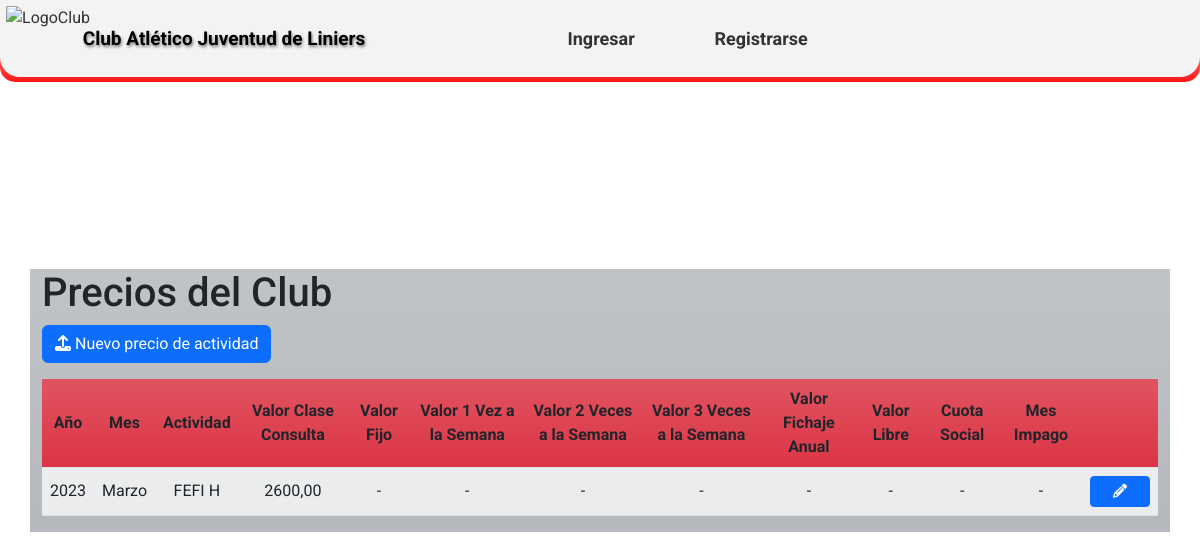
The page /prices_list/ on the database as committed earlier.
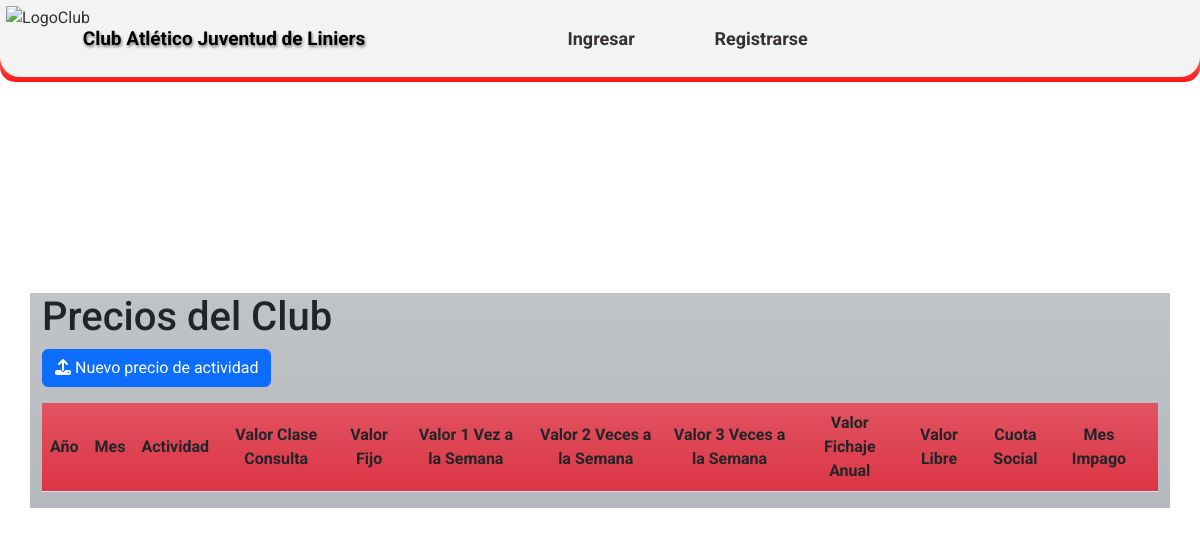
The same page on the database as committed later.
### CAJL/aplications/prices/models.py (models this page shows)
class prices (models.Model):
    anio = models.IntegerField ('Año')
    mes = models.CharField('Mes',max_length=2, choices=MES_CHOICES, default='0')
    actividad = models.ForeignKey(activities, on_delete=models.CASCADE)
    valor_clase_consulta = models.DecimalField('Valor de la clase por consulta', max_digits=10, decimal_places=2,blank=True, null=True)
    valor_mensual_fijo = models.DecimalField ('Valor mensual fijo', max_digits=10, decimal_places=2,blank=True, null=True)
    valor_mensual_1semana = models.DecimalField('Valor mensual por 1 vez semana', max_digits=10, decimal_places=2,blank=True, null=True)
    valor_mensual_2semana = models.DecimalField ('Valor mensual por 2 veces a la semana',max_digits=10, decimal_places=2,blank=True, null=True)
    valor_clase_3semana = models.DecimalField('Valor mensual por 3 veces a la semana', max_digits=10, decimal_places=2,blank=True, null=True)
    valor_patindanza = models.DecimalField('Valor mensual de Patin con danza', max_digits=10, decimal_places=2,blank=True, null=True)
    valor_patin3semanaescula = models.DecimalField('Valor mensual de 3 veces por semana de Patín + escuela', max_digits=10, decimal_places=2,blank=True, null=True)
    valor_fichaje_anual = models.DecimalField('Valor del fichaje anual', max_digits=10, decimal_places=2,blank=True, null=True)
    valor_libre = models.DecimalField ('Valor libre', max_digits=10, decimal_places=2,blank=True, null=True)
    cuota_social = models.DecimalField('Cuota Social', max_digits=10, decimal_places=2,blank=True, null=True)
    medio_mes = models.DecimalField('Medio Mes', max_digits=10, decimal_places=2,blank=True, null=True)
    mes_impago = models.DecimalField('Recargo', max_digits=10, decimal_places=2,blank=True, null=True)
    user = models.ForeignKey(User, on_delete=models.CASCADE)
    class Meta:
        verbose_name = 'Precio'
        verbose_name_plural = 'Precios del club'
        ordering = ['-anio']

### CAJL/aplications/activities/models.py (models this page shows, shortened)
class activities (models.Model):
    ACTIV_CHOICES =(
        ('0', 'Mensual'),
        ('1', 'Porcentaje'),
        ('2', 'Alquiler'),
    )
    nombre_actividad = models.CharField ('Nombre de la actividad',max_length=30)
    tipo_actividad = models.CharField('Tipo de la actividad',max_length=2, choices=ACTIV_CHOICES, default='0')
    descripcion = models.CharField('Descripción', max_length=50, blank=True)
    user = models.ForeignKey(User, on_delete=models.CASCADE)
    class Meta:
        verbose_name = 'Actividad'
        verbose_name_plural = 'Actividades del club'
        ordering = ['id']

### CAJL/aplications/prices/views.py (the view)
# urls.py: path('prices_list/', prices_list, name='prices_list'),
def prices_list(request):
    price_data = prices.objects.all()
    context = {
        'price_data': price_data,
    }
    return render(request, 'prices/prices_list.html', context)

### templates/prices/prices_list.html (shortened to what this page needs)
{% extends 'loginregister/base.html' %}
{% load static %}
{% block content %}
<!DOCTYPE html>
<html>
<head>
    <link rel="stylesheet" type="text/css" href={% static 'css/Estilos_DT.css' %} media="screen">
    <link rel="stylesheet" href="https://cdn.datatables.net/buttons/2.2.2/css/buttons.dataTables.min.css">
    <link rel="stylesheet" href="https://cdnjs.cloudflare.com/ajax/libs/font-awesome/6.4.2/css/all.min.css">
    <link rel="stylesheet" href="https://cdn.datatables.net/1.13.6/css/dataTables.bootstrap5.min.css>">
    <link rel="stylesheet" href="https://cdn.jsdelivr.net/npm/bootstrap@5.2.2/dist/css/bootstrap.min.css"
>
</head>
<section class="Contenedor">
<body>
    <div class="container h-60 my-4">
        <div class="row">
            <div class="col-xl-12 bg-secondary bg-gradient bg-opacity-50">
                <h1>Precios del Club</h1>
                <div class="row mb-3">
                    <div class="col-md-6">
                        <button id="btn_Precio" class="btn btn-primary"><i class="fa-solid fa-upload"></i> Nuevo precio de actividad</button>
                    </div>
                </div>
                    <table id="prices-table" class="display table table-striped">
                        <thead>
                            <tr class="bg-danger bg-gradient">
                                <th class="centered">Año</th>
                                <th class="centered">Mes</th>
                                <th class="centered">Actividad</th>
                                <th class="centered">Valor Clase Consulta</th>
                                <th class="centered">Valor Fijo</th>
                                <th class="centered">Valor 1 Vez a la Semana</th>
                                <th class="centered">Valor 2 Veces a la Semana</th>
                                <th class="centered">Valor 3 Veces a la Semana</th>
                                <th class="centered">Valor Fichaje Anual</th>
                                <th class="centered">Valor Libre</th>
                                <th class="centered">Cuota Social</th>
                                <th class="centered">Mes Impago</th>
                                <th class="centered"></th>
                            </tr>
                            <tbody  class="bg-light bg-gradient">
                                {% for price in price_data %}
                                <tr>
                                  <td class="centered">{{ price.anio }}</td>
                                  <td class="centered">{{ price.get_mes_display }}</td>
                                  <td class="centered">{{ price.actividad.nombre_actividad }}</td>
                                  <td class="centered">{% if price.valor_clase_consulta %}{{ price.valor_clase_consulta }}{% else %}-{% endif %}</td>
                                  <td class="centered">{% if price.valor_mensual_fijo %}{{ price.valor_mensual_fijo }}{% else %}-{% endif %}</td>
                                  <td class="centered">{% if price.valor_mensual_1semana %}{{ price.valor_mensual_1semana }}{% else %}-{% endif %}</td>
                                  <td class="centered">{% if price.valor_mensual_2semana %}{{ price.valor_mensual_2semana }}{% else %}-{% endif %}</td>
                                  <td class="centered">{% if price.valor_clase_3semana %}{{ price.valor_clase_3semana }}{% else %}-{% endif %}</td>
                                  <td class="centered">{% if price.valor_fichaje_anual %}{{ price.valor_fichaje_anual }}{% else %}-{% endif %}</td>
                                  <td class="centered">{% if price.valor_libre %}{{ price.valor_libre }}{% else %}-{% endif %}</td>
                                  <td class="centered">{% if price.cuota_social %}{{ price.cuota_social }}{% else %}-{% endif %}</td>
                                  <td class="centered">{% if price.mes_impago %}{{ price.mes_impago }}{% else %}-{% endif %}</td>
                                  <td class="centered">
                                    <a href={% url 'detalles_precio' price.id %} class="btn btn-sm btn-primary btn-custom-width">
                                    <i class="fas fa-pencil-alt"></i>
                                    </a>
                                </td>
                                  </tr>
                                  {% endfor %}
                            </tbody>
                        </thead>
                    </table>
            </div>
        </div>
    </div>
</section>
</body>
</html>
{% endblock %}

### templates/loginregister/base.html (shortened to what this page needs)
<!DOCTYPE html>
<html lang="es">
<head>
  {% load static %}
    <link rel="stylesheet" type="text/css" href={% static 'css/EstilosHome1.css' %} media="screen">
    <link rel="stylesheet" href="https://cdnjs.cloudflare.com/ajax/libs/animate.css/4.1.1/animate.min.css">
    <link rel="stylesheet" href="https://cdn.jsdelivr.net/npm/bootstrap@5.2.2/dist/css/bootstrap.min.css"
 />
    <link
    rel="stylesheet"
    href="https://cdnjs.cloudflare.com/ajax/libs/font-awesome/6.2.0/css/all.min.css"
   />
<body>
 <section class="sec">
    <header>
        <nav>
            <ul id="ContenedorMenu">
                <li class="ItemMenu Logo centrado"><a title="Volver al menu principal" class="centrado" href={% url 'home' %}><img class="LogoMenu" src="https://github.com/MarcoNu97/Proyecto_CAJL/blob/main/Interfaz%20Principal/ImagenesHome/EscudoHome.png?raw=true" alt="LogoClub"></a></li>
                <li class="ItemMenu Titulo"><a title="Volver al menu principal" class="Texto centrado Tx animate__animated animate__pulse" href={% url 'home' %}>Club Atlético Juventud de Liniers</a></li>
                {% if request.user.is_authenticated %}
                <li class="ItemMenu M2 h centrado"><a class="h centrado" href={% url 'socios' %}>Socios</a></li>
                <li class="ItemMenu M2 h centrado">
                    <a class="h centrado dropa1" onmouseover="toggleDropdown()" href={% url 'actividades' %}>Actividades</a>
                    <div id="myDropdown1" class="dropdown-content">
                        <a id="preciosLink" href={% url 'prices_list' %}>Precio de las actividades</a>
                    </div>
                </li>
                <li class="ItemMenu M2 h centrado"><a class="h centrado" href={% url 'payments_list' %}>Pagos</a></li>
                <li class="ItemMenu M2 h centrado"><a class="h centrado CerrarS" href={% url 'change_log_view' %}>Registro de Cambios</a></li>
                <li class="ItemMenu M2 h centrado"><a class="h CerrarS centrado" href={% url 'exit' %}>Cerrar Sesion</a></li>
                {% else %}
                <li class="ItemMenu M2 h centrado"><a class="h centrado"></a></li>
                <li class="ItemMenu M2 h centrado"><a class="h centrado" href={% url 'login' %}>Ingresar</a></li>
                <li class="ItemMenu M2 h centrado"><a class="h centrado" href={% url 'register' %}>Registrarse</a></li>
                {% endif %}
            </ul>
        </nav>
    </header>
 </section>
</body>
{% block content %}{% endblock %}

### static/css/EstilosHome1.css (style rules this page uses)
* { margin: 0; padding: 0; box-sizing: border-box; font-family: 'Roboto', sans-serif; }
body { background-color: #d1d6c1; margin: 0; padding: 0; background-image: url('https://github.com/MarcoNu97/Proyectos-Django/blob/main/Club-Atletico-Juventud-De-Liniers/static/images/Interior%20del%20Club.jpg?raw=true'); background-size: cover; background-position: center; background-attachment: fixed; background-repeat: no-repeat; }
nav { background: linear-gradient(#fcfcfc, #ff1717); background-repeat: no-repeat; position: fixed; top: 0; width: 100%; height: 82px; border-radius: 0px 0px 15px 15px; transition: top 0.3s; z-index: 999; }
nav ul { list-style: none; padding: 0; margin: 0; display: flex; justify-content: space-around; align-items: center; height: 100%; }
nav ul li { text-align: center; }
nav ul li a { text-decoration: none; color: #363131; }
.centrado { display: grid; justify-content: center; align-items: center; }
#ContenedorMenu { background-color: #f3f3f3; background-repeat: no-repeat; height: 77px; display: grid; grid-template-columns: 80px 1.3fr 0.7fr 0.7fr 0.8fr 0.7fr 0.7fr; grid-template-rows: 100%; margin-top: 0px; padding: 0px; border-radius: 0px 0px 20px 20px; }
.ItemMenu { list-style-type: none; width: 6rem; height: 98%; }
.M2 { font-weight: bold; font-size: 18px; width: 8rem; }
.LogoMenu { height: 65px; }
.Logo { border-radius: 0px 0px 0px 20px; }
.Texto { padding: 0; font-size: 18px; width: 17rem; font-weight: bold; color: #000000; text-shadow: 1px 2px 3px grey; }
.Tx { font-size: 19px; width: 18rem; margin-top: 25%; }

### static/css/Estilos_DT.css (style rules this page uses)
.Contenedor { height: 100vh; width: 100vw; display: flex; justify-content: center; align-items: center; overflow: hidden; }
.centered { text-align: center !important; vertical-align: middle !important; }

Rows that differ between the two databases and show on the page:
removed prices: anio "2023", mes "Marzo", actividad.nombre_actividad "FEFI H", valor_clase_consulta "2600,00"
